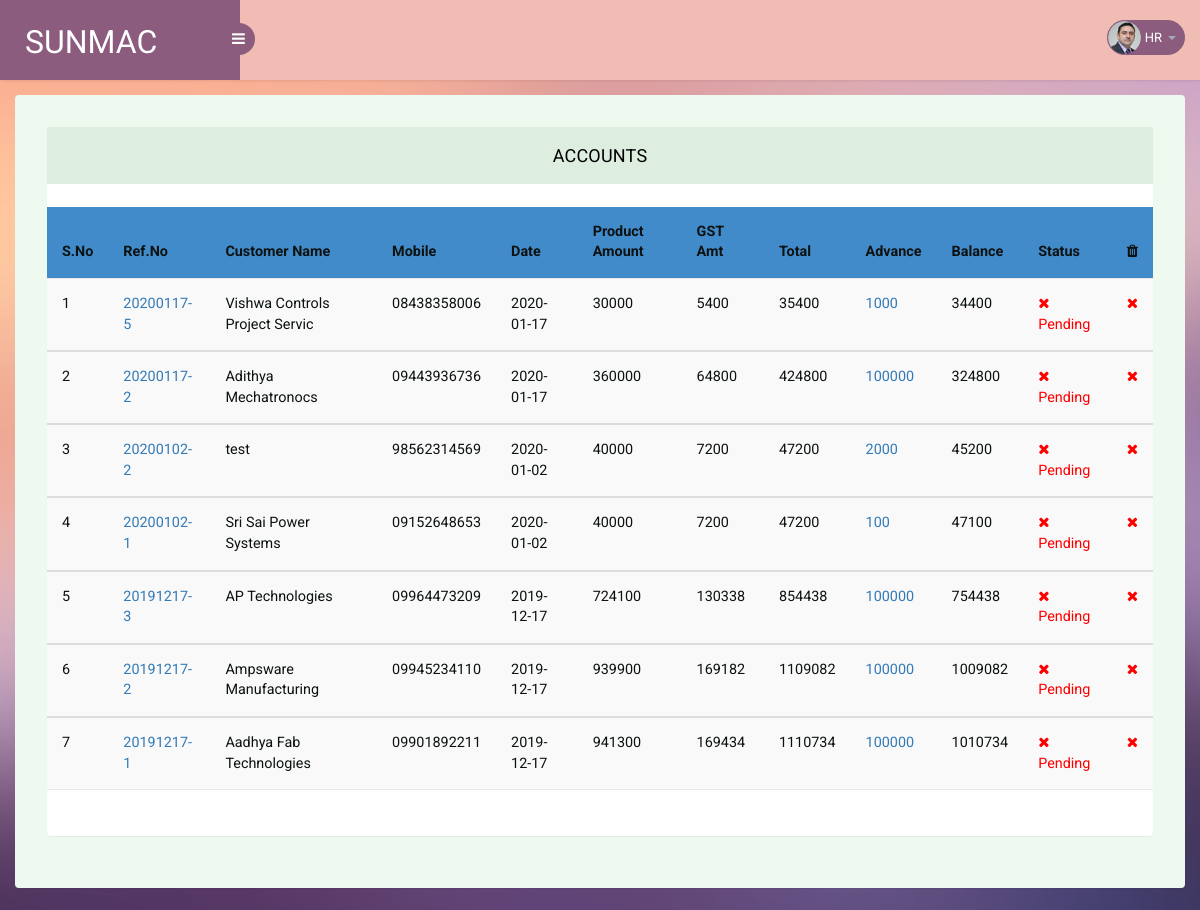
The page /accounts.php (signed in) on the database as committed earlier.
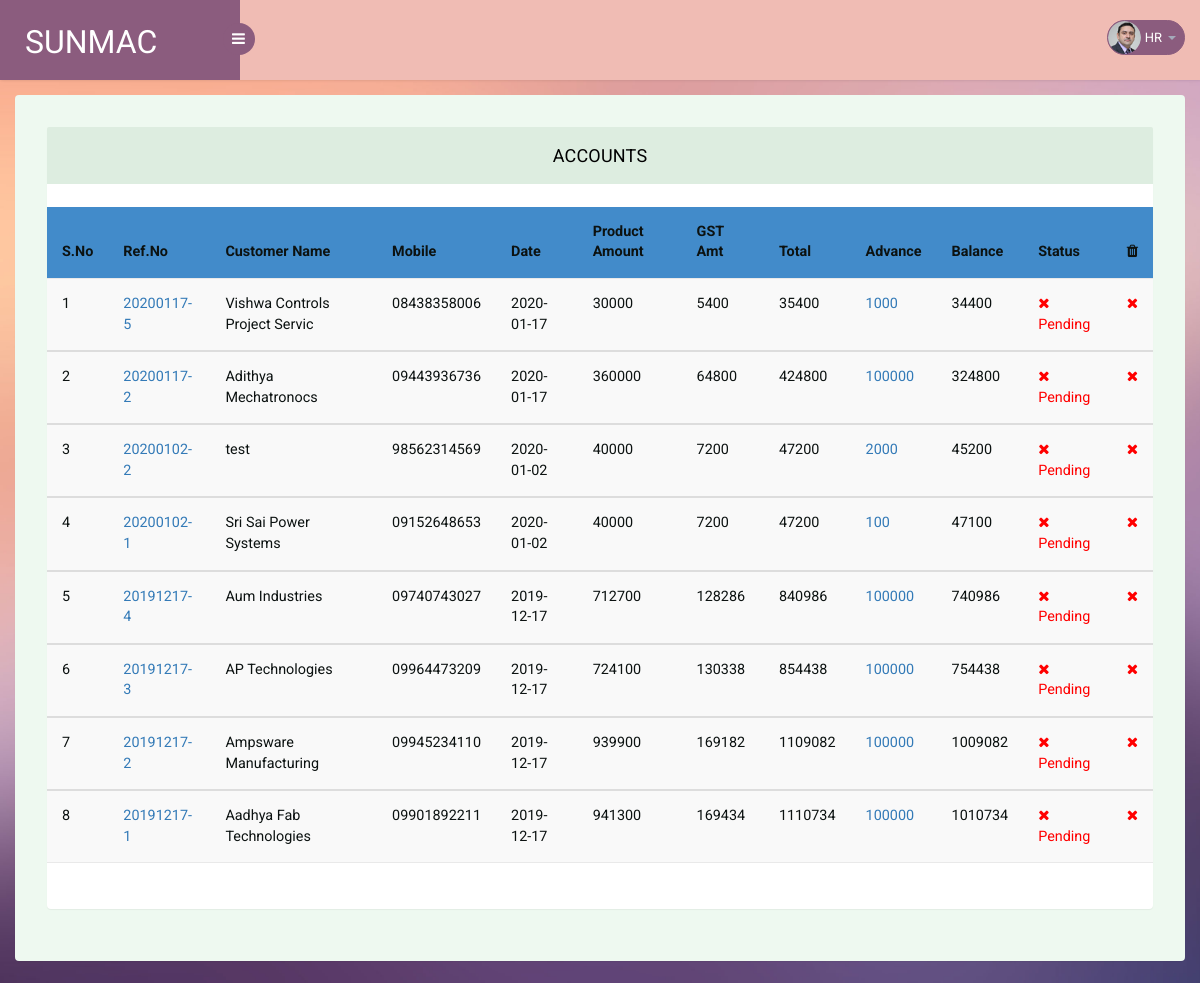
The same page on the database as committed later.
### tables this page shows
CREATE TABLE `sample_pi` (
  `SAMPLE_PI_ID` int(11) NOT NULL,
  `CUSTOMER_NAME` varchar(100) NOT NULL,
  `MOBILE` varchar(100) NOT NULL,
  `TO_ADDRESS` varchar(100) NOT NULL,
  `DELIVERY_ADDRESS` varchar(100) NOT NULL,
  `TOTAL_AMOUNT` int(100) NOT NULL,
  `DATE` date NOT NULL,
  `GST` int(10) NOT NULL,
  `GST_AMOUNT` int(100) NOT NULL,
  `BALANCE` int(100) NOT NULL,
  `INVOICE_STATUS` int(5) NOT NULL,
  `NOTE_1` varchar(100) NOT NULL,
  `NOTE_2` varchar(100) NOT NULL,
  `FOLLOWED_BY_PERSON` varchar(50) NOT NULL,
  `REFERENCE_NO` varchar(50) NOT NULL,
  `SHOW_TO_ADMIN` int(1) NOT NULL DEFAULT '1'
);

CREATE TABLE `transaction_balance` (
  `SAMPLE_PI_ID` int(10) NOT NULL,
  `TOTAL_AMOUNT` int(10) NOT NULL,
  `BALANCE` int(10) NOT NULL,
  `LAST_UPDATE_DATE` date NOT NULL,
  `SHOW_TO_ACCOUNTS` int(1) NOT NULL DEFAULT '1',
  `SHOW_TO_ADMIN` int(1) NOT NULL DEFAULT '1',
  `IS_PENDING_AMOUNT` int(1) NOT NULL DEFAULT '0'
);

### accounts.php (the view, shortened to what the changed rows need)
<?php
include 'db_connect.php';
$sql = "SELECT S.SAMPLE_PI_ID, S.CUSTOMER_NAME, S.MOBILE, S.DATE, S.REFERENCE_NO, (S.TOTAL_AMOUNT - S.GST_AMOUNT) AS PRODUCT_AMOUNT, S.TOTAL_AMOUNT, S.GST_AMOUNT,
        (S.TOTAL_AMOUNT - TB.BALANCE) AS ADVANCE, TB.BALANCE, S.INVOICE_STATUS, T.TRANSACTION_ID
        FROM sample_pi S, transaction T, transaction_balance TB WHERE 1=1
        AND S.SAMPLE_PI_ID = T.SAMPLE_PI_ID
        AND S.SAMPLE_PI_ID = TB.SAMPLE_PI_ID
        AND T.SAMPLE_PI_ID = TB.SAMPLE_PI_ID
        AND S.INVOICE_STATUS != 0
        AND TB.SHOW_TO_ACCOUNTS = 1
        AND TB.IS_PENDING_AMOUNT = 0
        GROUP BY T.SAMPLE_PI_ID
        ORDER BY 1 DESC";
?>
  <!DOCTYPE html>
  <head>
  <link rel="stylesheet" href="https://cdnjs.cloudflare.com/ajax/libs/font-awesome/4.7.0/css/font-awesome.min.css">
  <link rel="stylesheet" href="https://maxcdn.bootstrapcdn.com/bootstrap/3.4.0/css/bootstrap.min.css">
  </head>
  <body>
  <section id="main-content">
    <section class="wrapper">
      <div class="form-w3layouts">
 <div class="row">
            <div class="col-lg-12">
                <section class="panel">
                    <br>
<?php
if($result = mysqli_query($conn, $sql)) {
    if(mysqli_num_rows($result) > 0) {
?>
                 <div class="table-responsive">
                            <table class="table table-striped table-hover">
                              <thead>
                               <tr style="color:#0c1211";>
                                    <th style="color:#0c1211";>S.No</th>
                                    <th style="color:#0c1211";>Ref.No</th>
                                    <th style="color:#0c1211";>Customer Name</th>
                                    <th style="color:#0c1211";>Mobile</th>
                                    <th style="color:#0c1211";>Date</th>
                                    <th style="color:#0c1211";>Product Amount</th>
                                    <th style="color:#0c1211";>GST Amt</th>
                                    <th style="color:#0c1211";>Total</th>
                                    <th style="color:#0c1211";>Advance</th>
                                    <th style="color:#0c1211";>Balance</th>
                                    <th style="color:#0c1211";>Status</th>
                                    <th style="color:#0c1211";><i class="fa fa-trash" aria-hidden="true"></i></th>
                                </tr>
                             </thead>
<?php
$i = 0;
while($row = mysqli_fetch_array($result)){
  $i++;
?>
                           <tbody>
                              <tr id="sample-pi-id-<?php echo $row['SAMPLE_PI_ID']; ?>">
                                    <td style="color:#0c1211";>
                                    <?php echo $i;?>
                                    </td>
                                    <td style="color:#0c1211";>
                                      <a href="accounts_registery.php?isPending=0&invoiceId=<?php echo $row['SAMPLE_PI_ID']; ?>" >
                                      <?php echo $row['REFERENCE_NO']?>
                                      </a>
                                    </td>
                                    <td style="color:#0c1211"; id="custName-<?php echo $row['SAMPLE_PI_ID']; ?>"><?php echo $row['CUSTOMER_NAME']?></td>
                                    <td style="color:#0c1211";><?php echo $row['MOBILE']?></td>
                                    <td style="color:#0c1211";><?php echo $row['DATE']?></td>
                                    <td style="color:#0c1211";><?php echo $row['PRODUCT_AMOUNT']?></td>
                                    <td style="color:#0c1211";><?php echo $row['GST_AMOUNT']?></td>
                                    <td style="color:#0c1211";><?php echo $row['TOTAL_AMOUNT']?></td>
                                    <td style="color:#0c1211";>
                                      <a data-toggle="modal" class="transaction-info" id="transaction-<?php echo $row['SAMPLE_PI_ID']; ?>" href="">
                                        <?php echo $row['ADVANCE']?>
                                      </a>
                                    </td>
                                    <td style="color:#0c1211";><?php echo $row['BALANCE']?></td>
                                    <td style="color: limegreen;"; class="color-condition" data-balace=<?php echo $row['BALANCE']?>>
                                        <i class="fa fa-check" aria-hidden="true"></i>
                                        <?php echo $row['BALANCE'] != 0 ? "Pending" : "Settled"?>
                                    </td>
                                    <td>
                                      <span class="<?php echo "bal-".$row['BALANCE'];?>" data-spiId="<?php echo $row['SAMPLE_PI_ID']; ?>" onclick="deleteInvoice(this);">
                                        <i class="fa fa-times <?php echo "bal-".$row['BALANCE'];?>" style="color: red;" aria-hidden="true"></i>
                                      </span>
                                    </td>
                               </tr>
                            </tbody>
 <?php
}
?>
                            </table>
<?php
}
else{
    echo "No records matching your query were found.";
    }
}
?>
                            <br>
                            <br>
        </div>
      </div>
    </section>
</body>
</html>

Rows that differ between the two databases and show on the page:
now on this page (row edited): sample_pi: REFERENCE_NO "20191217-4", CUSTOMER_NAME "Aum Industries", MOBILE "09740743027", DATE "2019-12-17", PRODUCT_AMOUNT "712700", GST_AMOUNT "128286", TOTAL_AMOUNT "840986", ADVANCE "100000", transaction_balance.BALANCE "740986"
